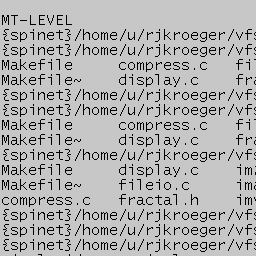
%> input picture Homework2/text.tif, 256 x 256 px
$ octave Q4.m   (GNU Octave 9; MATLAB toolbox functions it lacks are replaced by stand-ins)
%> lines starting %> are read from the running program, lines starting %| are printed output that depends on the picture
% Problem 4 - Image Deblurring by Frequency Domain Inverse Filter Design.
clear all;

% functionality of a particular functions.
% fft2() - It will return the two-dimensional fourier transform of a
% matrix using the fast fourier trtansform.
% fftshift() - It will rearrange a Fourier transform x by shifting the
% zero-frequency component to the center of the array.
% ifft2() - It will return the two-dimensional inverse fourier transform of a
% matrix using the fast fourier transform.
% mesh() - It will create a 3D surface that has a sloid edge colors and no face colors.

input_image = double(imread("text.tif")); % reading the original image. This image is 8 bits/pixel gray-scale
%> input_image: size 256x256 double; min 0, max 199, mean 177.4; mean of the top-left, top-right, bottom-left and bottom-right quarters 177, 180.1, 175, 177.5

size_of_filter = 21; % We are simply defining the filter size and it is used further in the below code.
standard_deviation = 1; % We are defining the value of standard deviation as per the given problem.

[vector_col,vector_row] = meshgrid(-floor(size_of_filter/2):floor(size_of_filter/2), - ...
    floor(size_of_filter/2):floor(size_of_filter/2)); % It will return 2-D grid coordinates based on the
% coordinates in vectors. This basically means that we are using the cropped image of the central part, so that
% input image and the output image, bith has the same size.
gaussian_filter = exp(-(vector_col.^2 + vector_row.^2)/(2*standard_deviation^2))/(2*pi*standard_deviation^2);
% Here, we are just
% normilizing the gaussian filter such that the sum of all the coefficients will be equal to 1. This is given in
% the problem statement. We are just normalizing the gaussian filter.
blurring_filter = gaussian_filter./sum(gaussian_filter(:)); % created a blurring filter which will be used
% to give blurring effect to an image.

blurred_image = conv2(input_image, blurring_filter, 'same'); % we applied 2D convolution between the original
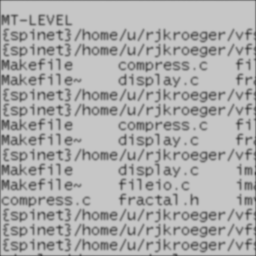
%> blurred_image: size 256x256 double; min 68.89, max 199, mean 176.3
% input image and the gaussian filter to get a blurred image as a resulting image. Hence, we have applied
% conv2() function on the input image.

% Frequency domain of the gaussian filter.
gaussian_filter_freq_domain = fft2(blurring_filter); % Here, we are applying 2D-DFT to the spatial domain
% Gaussian filter to obtain frequency domain gaussian filter.  Hence, we have applied fft2() function on the
% blurred image.

%Inverse Gaussian Filter
freq_domain_inverse_gaussian_filter = 1./gaussian_filter_freq_domain; % Here, we have created a frequency
% domain inverse gaussian filter by simply taking reciprocal value of each and every pixel value of frequency
% domain Gaussian filter coefficients. The '.'indicates that we have taken all the values from the image matrix.
deblurring_spatial_domain_inverse_filter = real(ifft2(freq_domain_inverse_gaussian_filter)); % Here, as per the
% problem statement we have applied the inverse 2D-DFT to generate spatial domain inverse gaussian filter. For
% this we have implemented ifft2() method.

% convolution between the blurred image and the deblurred image obtained from spatial domain inverse filter.
deblurred_image = conv2(blurred_image, deblurring_spatial_domain_inverse_filter, 'same'); % we applied 2D
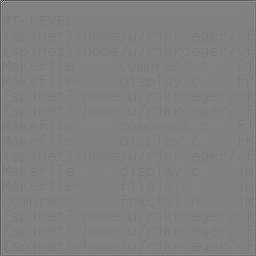
%> deblurred_image: size 256x256 double; min -2523.5, max 2831, mean 171.7; drawn with min black and max white
% convolution between the spatial domain gaussian filtered image and the spatial domain inverse gaussian filter
% to get a spatial domain blurred image as a resulting image. Hence, we have applied conv2() function on the
% input image.

% Intensity transformation and DC shift for corresponding images.
original_image_fft = fft2(input_image); % Here, we are applying 2D-DFT to the input image to obtain
% fourier transformed image.  Hence, we have applied fft2() function on the input image.
original_image_intensity_transform = log(1 + abs(original_image_fft)); % Apply log transform on the 2ddft
% image and make it log shifted image.
original_image_frequency = fftshift(original_image_intensity_transform./ ...
    max(original_image_intensity_transform(:))); % DC shift for the corresponding images.

blurred_image_fft = fft2(blurred_image); % Here, we are applying 2D-DFT to the blurred image to obtain
% fourier transformed image.  Hence, we have applied fft2() function on the blurred image.
blurred_image_intensity_transform = log(1 + abs(blurred_image_fft)); % Apply log transform on the 2ddft
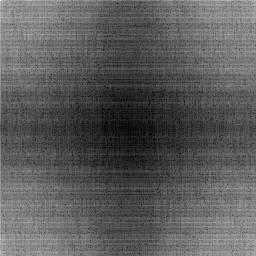
%> blurred_image_intensity_transform: size 256x256 double; min 0.12, max 16.26, mean 5.93; drawn with min black and max white
% image and make it log shifted image.
blurred_image_frequency = fftshift(blurred_image_intensity_transform./max(blurred_image_intensity_transform(:)));
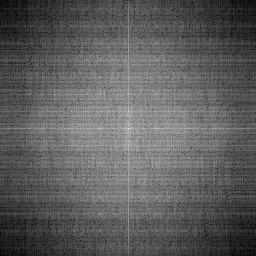
%> blurred_image_frequency: size 256x256 double; min 0.00741, max 1, mean 0.365
% DC shift for the corresponding images.

deblurred_image_fft = fft2(deblurred_image); % Here, we are applying 2D-DFT to the deblurred image to obtain
% fourier transformed image.  Hence, we have applied fft2() function on the deblurred image.
deblurred_image_intensity_transform = log(1 + abs(deblurred_image_fft)); % Apply log transform on the 2ddft
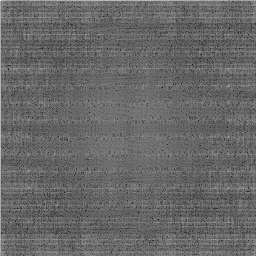
%> deblurred_image_intensity_transform: size 256x256 double; min 4.51, max 16.24, mean 9.28; drawn with min black and max white
% image and make it log shifted image.
deblurred_image_frequency = fftshift(deblurred_image_intensity_transform./ ...
    max(deblurred_image_intensity_transform(:))); % DC shift for the corresponding images.
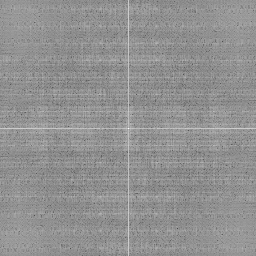
%> deblurred_image_frequency: size 256x256 double; min 0.278, max 1, mean 0.572


% Plot for images and figures

figure % figure creates figure graphics objects. figure objects are the individual windows on the screen
% in which MATLAB displays graphical output.
subplot(2,3,1); % subplot(m, n, p) divides the current figure into an m-by-n grid and creates axes in the
% position specified by p. Here, m=2, n=3, p=1.
imshow(uint8(input_image)); % It will display the gray-scale image in the figure and
% it will convert each and every pixel value of the input image into the range of 0 to 255.
title('Original Text Image'); % It will add the specified title for the current plot.

subplot(2,3,2); % subplot(m, n, p) divides the current figure into an m-by-n grid and creates axes in the
% position specified by p. Here, m=2, n=3, p=2.
imshow(uint8(blurred_image)); % It will display the gray-scale image in the figure and
% it will convert each and every pixel value of the input image into the range of 0 to 255.
title('Blurred Text Image'); % It will add the specified title for the current plot.

subplot(2,3,3); % subplot(m, n, p) divides the current figure into an m-by-n grid and creates axes in the
% position specified by p. Here, m=2, n=p=3.
imshow(uint8(deblurred_image)); % It will display the gray-scale image in the figure and
% it will convert each and every pixel value of the input image into the range of 0 to 255.
title('Deblurred Text Image'); % It will add the specified title for the current plot.

subplot(2,3,4); % subplot(m, n, p) divides the current figure into an m-by-n grid and creates axes in the
% position specified by p. Here, m=2, n=3, p=4.
imshow(original_image_frequency,[]); % It will display the gray-scale image in the figure and
% it will convert each and every pixel value of the input image into the range of 0 to 255.
title('Original Image Frequency'); % It will add the specified title for the current plot.

subplot(2,3,5); % subplot(m, n, p) divides the current figure into an m-by-n grid and creates axes in the
% position specified by p. Here, m=2, n=3, p=5.
imshow(blurred_image_frequency,[]); % It will display the gray-scale image in the figure and
% it will convert each and every pixel value of the input image into the range of 0 to 255.
title('Blurred Image Frequency'); % It will add the specified title for the current plot.

subplot(2,3,6); % subplot(m, n, p) divides the current figure into an m-by-n grid and creates axes in the
% position specified by p. Here, m=2, n=3, p=6.
imshow(deblurred_image_frequency,[]); % It will display the gray-scale image in the figure and
% it will convert each and every pixel value of the input image into the range of 0 to 255.
title('Deblurred Image Frequency'); % It will add the specified title for the current plot.


%%%%%
figure % figure creates figure graphics objects. figure objects are the individual windows on the screen
% in which MATLAB displays graphical output.
subplot(2,2,1); % subplot(m, n, p) divides the current figure into an m-by-n grid and creates axes in the
% position specified by p. Here, m=n=2, p=1.
mesh(blurring_filter); % It will create a 3D surface that has a sloid edge colors and no face colors.
title('Spatial domain Gaussian Blur Filter'); % It will add the specified title for the current plot.

subplot(2,2,2); % subplot(m, n, p) divides the current figure into an m-by-n grid and creates axes in the
% position specified by p. Here, m=n=p=2.
mesh(abs(fftshift(fft2(blurring_filter)))); % It will create a 3D surface that has a sloid edge colors and no
% face colors.
title('Magnitude of Fourier Domain GBF'); % It will add the specified title for the current plot.


subplot(2,2,3); % subplot(m, n, p) divides the current figure into an m-by-n grid and creates axes in the
% position specified by p. Here, m=n=2, p=3.
mesh(deblurring_spatial_domain_inverse_filter); % It will create a 3D surface that has a sloid edge colors and no
% face colors.
title('Spatial domain Gaussian Deblur Filter'); % It will add the specified title for the current plot.

subplot(2,2,4); % subplot(m, n, p) divides the current figure into an m-by-n grid and creates axes in the
% position specified by p. Here, m=n=2, p=4.
mesh(abs(fftshift(freq_domain_inverse_gaussian_filter))); % It will create a 3D surface that has a sloid edge colors and
% no face colors.
title('Magnitude of Fourier Domain GDF'); % It will add the specified title for the current plot.
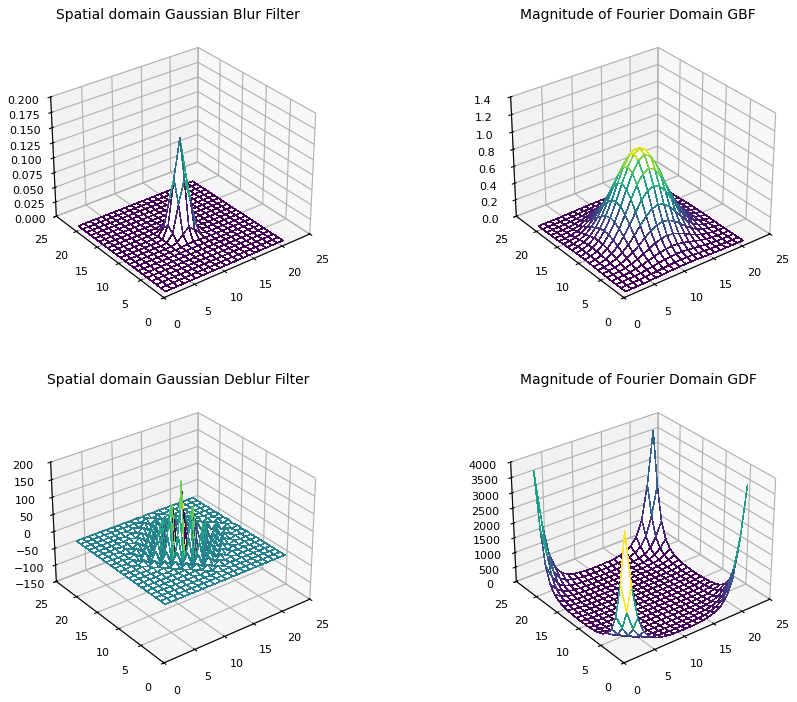
%> figure redrawn from the program's plot data, 4 panels
